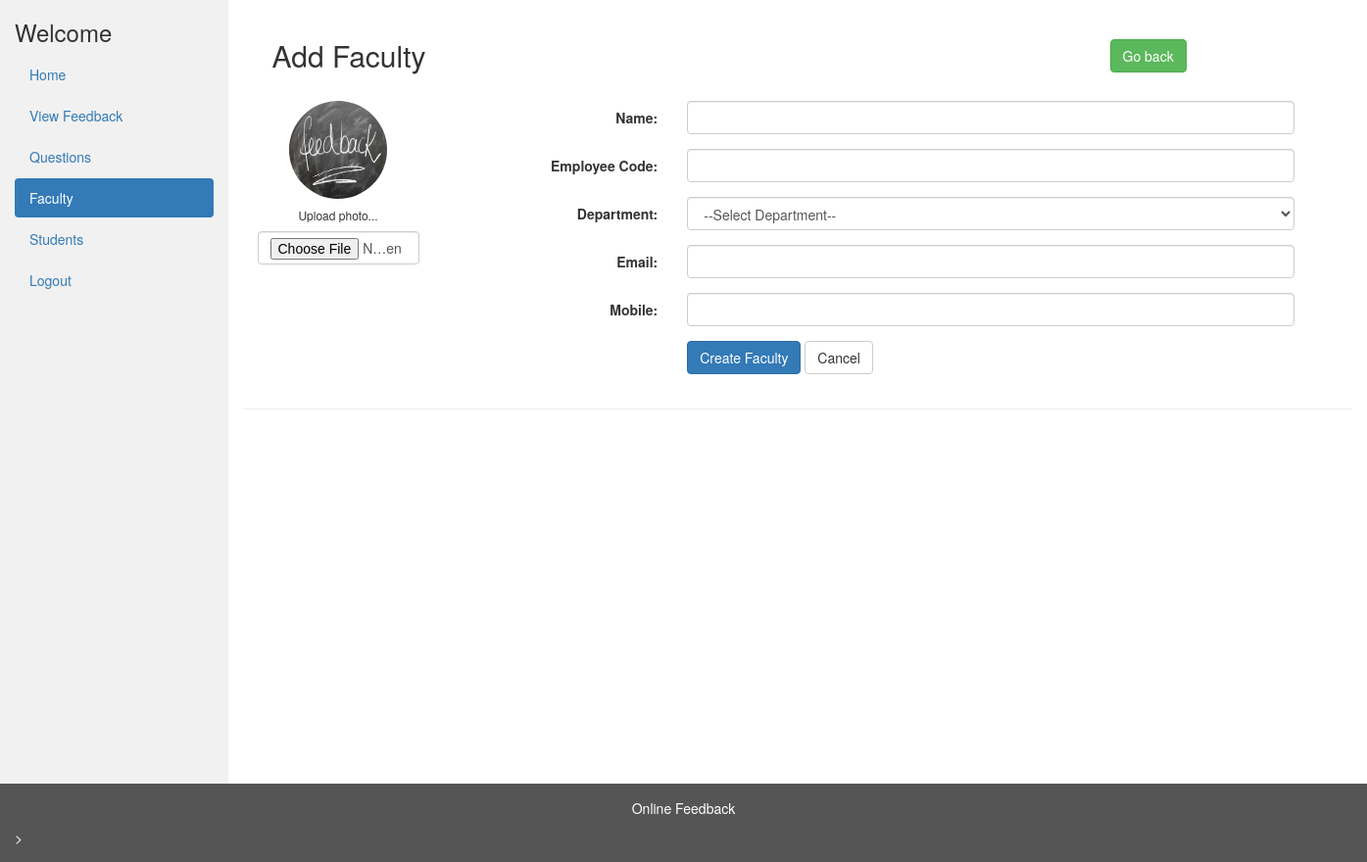
The app's page /admin/add_faculty.php?faculty_id=1, older data.
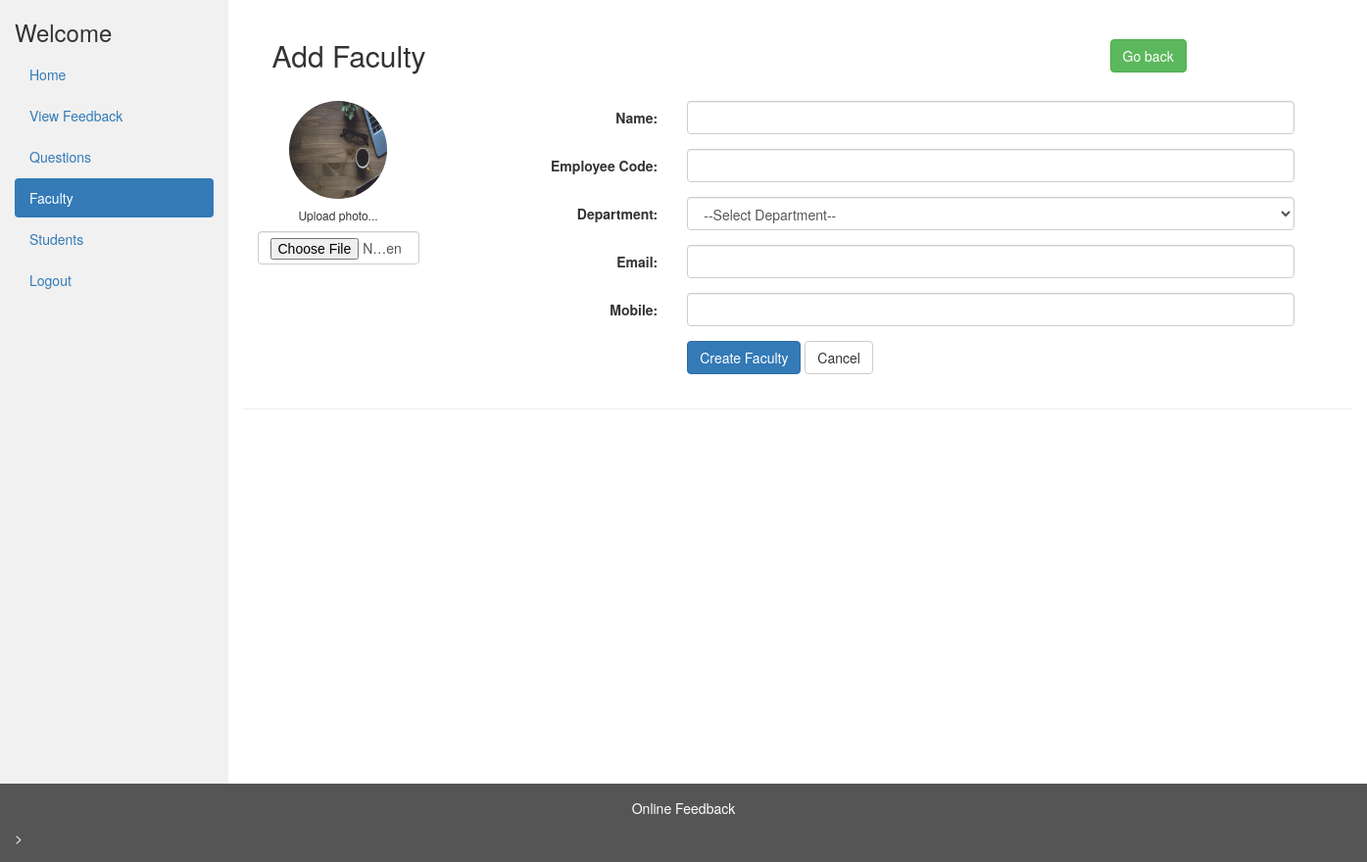
The same page, newer data.
### tables this page shows
CREATE TABLE `faculty` (
  `id` int(11) NOT NULL,
  `name` varchar(30) NOT NULL,
  `emp_code` varchar(30) NOT NULL,
  `department_id` int(11) NOT NULL,
  `email` varchar(255) NOT NULL,
  `mobile` bigint(20) NOT NULL,
  `image` varchar(500) NOT NULL DEFAULT '../img/no_image.jpg'
);

### admin/add_faculty.php (the view, shortened to what this page needs)
<?php
include_once '../database/dbconfig.php';
$faculty_id = $_GET['faculty_id'];
$sql = "SELECT * FROM `faculty` WHERE `id` = " . $faculty_id;
$result_query = mysqli_query($conn, $sql);
$row = mysqli_fetch_array($result_query);
$image = $row['image'];
?>
<!DOCTYPE html>
<html lang="en">
<head>
  <link rel="stylesheet" href="../vendor/bootstrap/css/bootstrap.min.css">
</head>
<body>
  <div class="container-fluid">
    <div class="row content">
    <div class="col-sm-2 sidenav">
      <h3>Welcome <?php echo ($_SESSION['login_user']); ?></h3>
      <ul class="nav nav-pills nav-stacked">
        <li><a href="admin_dashboard.php">Home</a></li>
        <li><a href="view_feedback.php">View Feedback</a></li>
        <li><a href="view_questions.php">Questions</a></li>
        <li class="active"><a href="view_faculty.php">Faculty</a></li>
        <li><a href="view_students.php">Students</a></li>
        <li><a href="../logout.php">Logout</a></li>
      </ul><br>
    </div>
      <div class="col-sm-10">
        <br />
        <div class="container">
        <div class="container-fluid">
          <div class="row">
            <div class="col-md-9"><h2>Add Faculty</h2></div><br />
            <div class="col-md-3">
              <a href="view_faculty.php" class="btn btn-success">Go back</a>
            </div>
          </div>
        </div>
        <br />
          <div class="row">
            <form class="form-horizontal" method="post"
              action="add_faculty_controller.php" enctype="multipart/form-data">
              <div class="col-md-2">
                <div class="text-center">
                  <img src=<?php echo $image ?> class="avatar img-circle" alt="avatar"
                    style="height: 100px; width: 100px;">
                  <h6>Upload photo...</h6>
                  <input type="file" name="image" class="form-control">
                </div>
              </div>
              <div class="col-md-10 personal-info">
                <div class="form-group">
                  <label class="col-lg-3 control-label">Name:</label>
                  <div class="col-lg-8">
                    <input name="name" class="form-control" required="required" type="text">
                  </div>
                </div>
                <div class="form-group">
                  <label class="col-md-3 control-label">Employee Code:</label>
                  <div class="col-md-8">
                    <input name="emp_code" class="form-control" required="required" type="text">
                  </div>
                </div>
                <div class="form-group">
                  <label class="col-lg-3 control-label">Department:</label>
                  <div class="col-lg-8">
                    <select name="department_id" class="form-control" required="required">
                        <option>--Select Department--</option></option>
                    </select>
                  </div>
                </div>
                <div class="form-group">
                  <label class="col-lg-3 control-label">Email:</label>
                  <div class="col-lg-8">
                    <input name="email" class="form-control" required="required" type="email">
                  </div>
                </div>
                <div class="form-group">
                  <label class="col-lg-3 control-label">Mobile:</label>
                  <div class="col-lg-8">
                    <input name="mobile" class="form-control" required="required" type="text">
                  </div>
                </div>
                <div class="form-group">
                  <label class="col-md-3 control-label"></label>
                  <div class="col-md-8">
                    <input type="submit" class="btn btn-primary" value="Create Faculty">
                    <input type="reset" class="btn btn-default" value="Cancel">
                  </div>
                </div>
            </form>
          </div>
        </div>
      </div>
      <hr>
    </div>
  </div>
  <footer class="container-fluid">
    <center>
      <p>Online Feedback</p>
    </center>>
  </footer>
</body>
</html>

Row changes from the older to the newer data that the page shows:
changed faculty: image: a different picture
